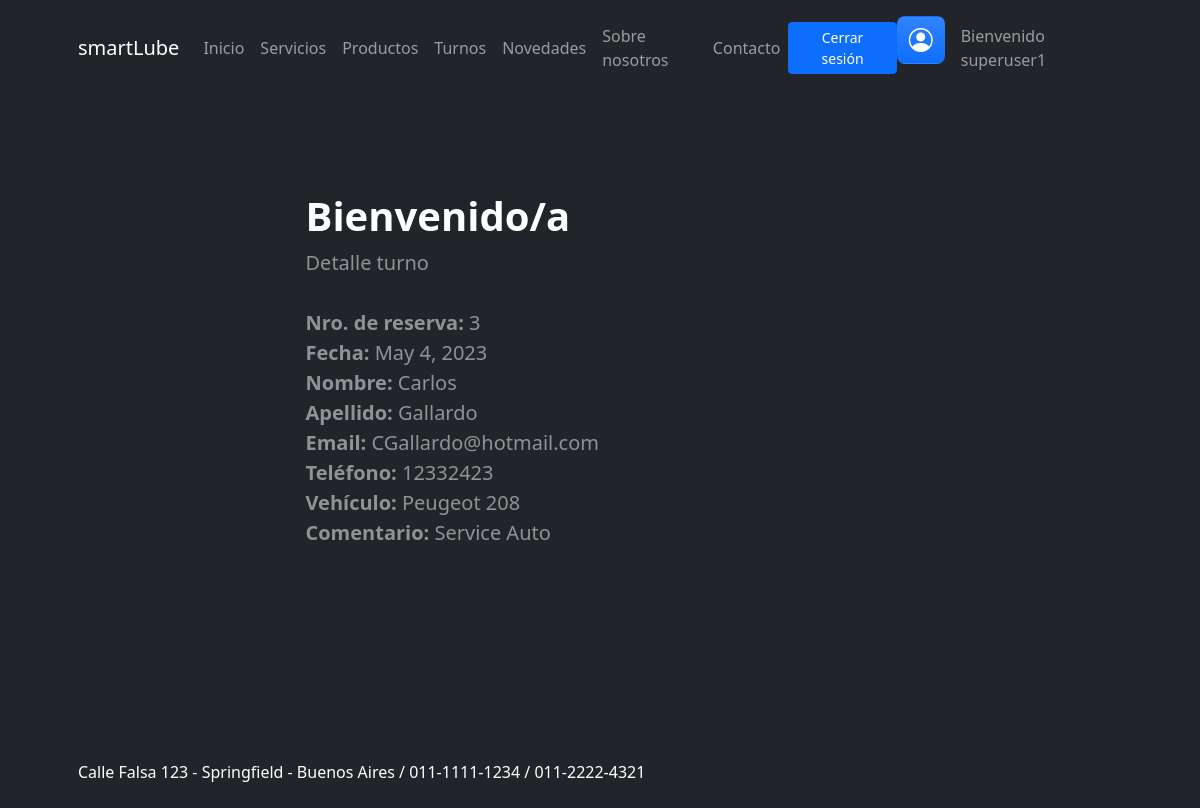
/registro_autos/detalleturno/3 (signed in), run on the app's committed database.
### registro_autos/models.py (models this page shows, shortened)
class Turno(models.Model):
    fecha = models.DateField()
    nombre = models.CharField(max_length=50)
    apellido = models.CharField(max_length=50)
    email = models.EmailField(max_length=254)
    telefono = models.IntegerField()
    vehiculo = models.CharField(max_length=50)
    comentario = models.CharField(max_length=50)

### registro_autos/views.py (the view)
# urls.py: path('detalleturno/<pk>', DetalleTurno.as_view(), name="detalleturno"),
class DetalleTurno(DetailView):
    model = Turno
    template_name = 'userTurnoDetail.html'
    context_object_name = 'turno'

### registro_autos/templates/userTurnoDetail.html
{% extends 'marco.html' %}
{% load static %}
{% block contenidoQueCambia %}
            <header class="bg-dark py-5" style="height: 80vh; margin: 0;">
                <div class="container px-5">
                    <div class="row gx-5 align-items-center justify-content-center">
                        <div class="col-lg-8 col-xl-7 col-xxl-6">
                            <div class="my-5 text-center text-xl-start">
                                <h1 class="display-6 fw-bolder text-white mb-2">Bienvenido/a</h1>
                                <p class="lead fw-normal text-white-50 mb-4">Detalle turno<br><br>
                                <strong>Nro. de reserva:</strong> {{ turno.id }}<br>
                                <strong>Fecha:</strong> {{ turno.fecha }}<br>
                                <strong>Nombre:</strong> {{ turno.nombre }}<br>
                                <strong>Apellido:</strong> {{ turno.apellido }}<br>
                                <strong>Email:</strong> {{ turno.email }}<br>
                                <strong>Teléfono:</strong> {{ turno.telefono }}<br>
                                <strong>Vehículo:</strong> {{ turno.vehiculo }}<br>
                                <strong>Comentario:</strong> {{ turno.comentario }}<br>
                            </div>
                        </div>
                    </div>
                </div>
            </header>
{% endblock contenidoQueCambia %}

### registro_autos/templates/marco.html (shortened to what this page needs)
<!DOCTYPE html>
<html lang="en">
    <head>
        {% load static %}
        <link href="https://cdn.jsdelivr.net/npm/bootstrap-icons@1.5.0/font/bootstrap-icons.css" rel="stylesheet" />
        <link href="{% static 'css/styles.css' %}" rel="stylesheet" />
    </head>
    <body class="d-flex flex-column h-100">
        <main class="flex-shrink-0">
            <nav class="navbar navbar-expand-lg navbar-dark bg-dark">
                <div class="container px-5">
                    <a class="navbar-brand"> smartLube</a>
                    <div class="collapse navbar-collapse" id="navbarSupportedContent">
                        <ul class="navbar-nav ms-auto mb-2 mb-lg-0">
                            <li class="nav-item"><a class="nav-link" href="{% url 'inicio' %}">Inicio</a></li>
                            <li class="nav-item"><a class="nav-link" href="{% url 'muestraservicios' %}">Servicios</a></li>
                            <li class="nav-item"><a class="nav-link" href="{% url 'muestraproductos' %}">Productos</a></li>
                            <li class="nav-item"><a class="nav-link" href="{% url 'reservaturno' %}">Turnos</a></li>
                            <li class="nav-item"><a class="nav-link" href="{% url 'muestranovedades' %}">Novedades</a></li>
                            <li class="nav-item"><a class="nav-link" href="{% url 'nosotros' %}">Sobre nosotros</a></li>
                            <li class="nav-item"><a class="nav-link" href="{% url 'muestracontacto' %}">Contacto</a></li>
                            {% if user.is_authenticated %}
                                <a class="btn btn-primary btn-sm px-3 me-sm-6 d-flex align-items-center justify-content-center" href="{% url 'logout' %}">Cerrar sesión</a>
                                <a class="btn feature bg-primary bg-gradient text-white rounded-3 mb-3" href="{% url 'vistauser' %}" aria-label="Iniciar">
                                    <i class="bi bi-person-circle"></i>
                                </a>
                            {% else %}
                                <a class="btn btn-primary btn-sm px-3 me-sm-6 d-flex align-items-center justify-content-center" href="{% url 'login' %}">Iniciar sesión</a>
                                <a class="btn feature bg-primary bg-gradient text-white rounded-3 mb-3" href="{% url 'login' %}" aria-label="Iniciar">
                                    <i class="bi bi-person-circle"></i>
                                </a>
                            {% endif %}
                            {% if user.is_authenticated %}
                                <li class="nav-link"><a class="nav-link">Bienvenido {{user.username}}</a></li>
                            {% endif %}
                        </ul>
                    </div>
                </div>
            </nav>
            {% block contenidoQueCambia %}
            {% endblock contenidoQueCambia %}
        <footer class="bg-dark py-4 mt-auto">
            <div class="container px-5">
                <div class="row align-items-center justify-content-between flex-column flex-sm-row">
                    <div class="col-auto"><div class="Medium m-0 text-white">Calle Falsa 123 - Springfield - Buenos Aires / 011-1111-1234 / 011-2222-4321</div></div>
                    </div>
                </div>
        </footer>
    </body>
</html>

### data on the page
Turno: id "3", fecha "May 4, 2023", nombre "Carlos", apellido "Gallardo", email "CGallardo@hotmail.com", telefono "12332423", vehiculo "Peugeot 208", comentario "Service Auto"

### other printed values
{{ user.username }} "superuser1"
